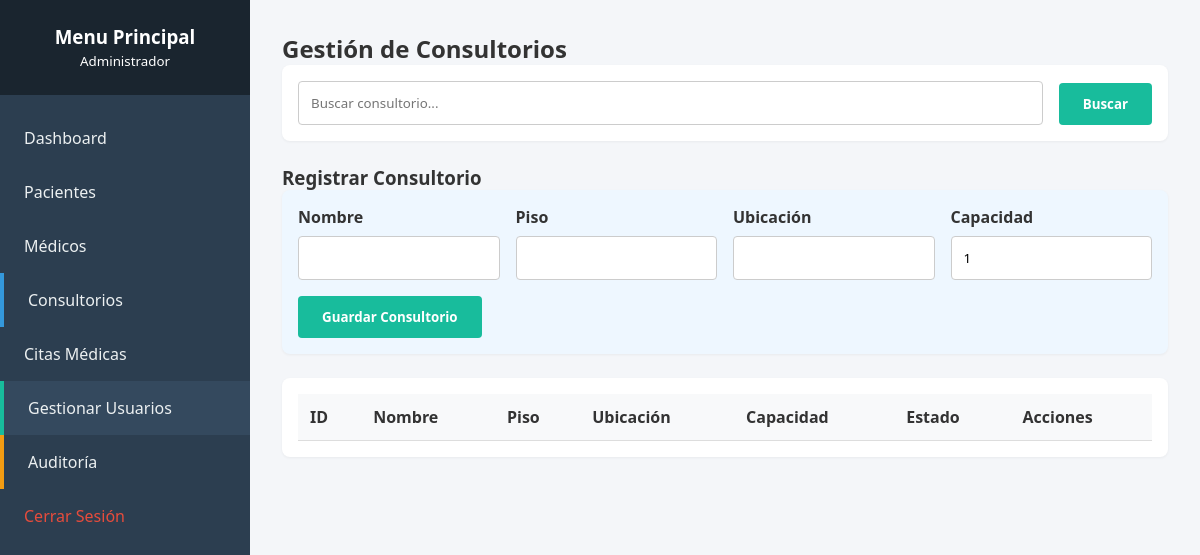
The app's page /consultorios.php (signed in), older data.
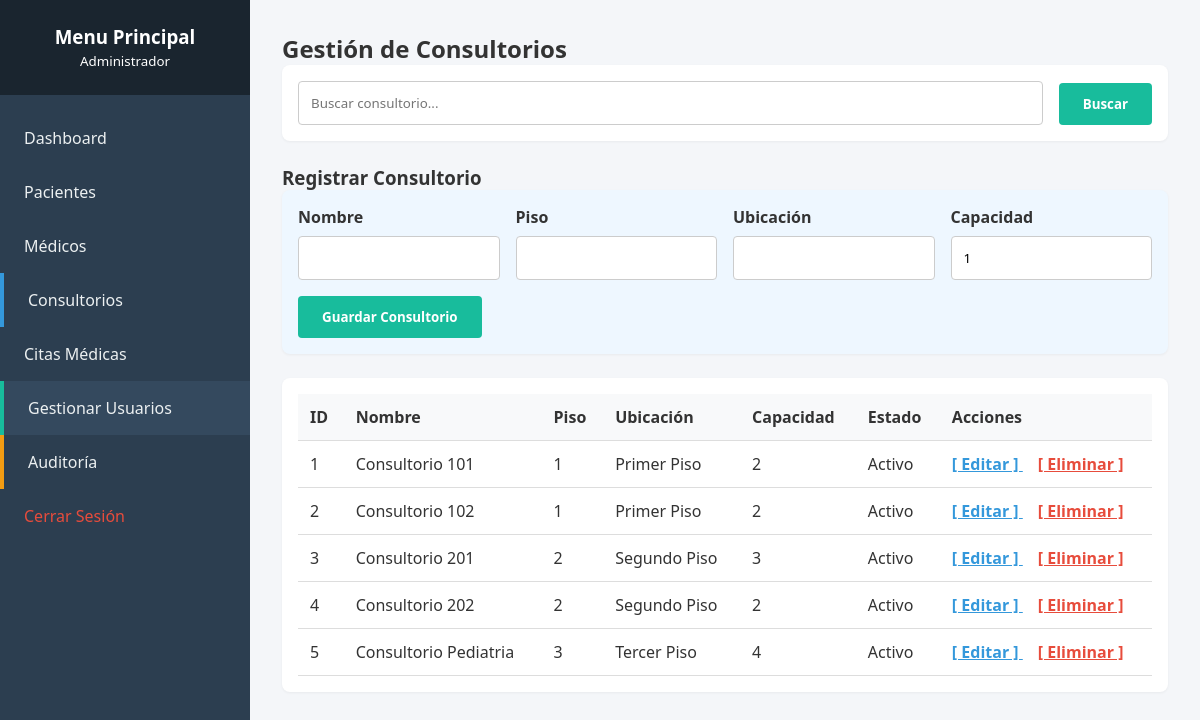
The same page, newer data.
### tables this page shows
CREATE TABLE consultorios (
    id_consultorio INT AUTO_INCREMENT PRIMARY KEY,
    nombre VARCHAR(50) NOT NULL,
    piso VARCHAR(20),
    ubicacion VARCHAR(100),
    capacidad INT DEFAULT 1,
    estado TINYINT(1) DEFAULT 1
);

### consultorios.php (the view, shortened to what this page needs)
<?php
require_once 'config/conexion.php';
$buscar = $_GET['buscar'] ?? '';
$sql = "
SELECT *
FROM consultorios
WHERE 1=1
";
$params = [];
$stmt = $pdo->prepare($sql);
$stmt->execute($params);
$consultorios = $stmt->fetchAll();
include 'includes/header.php';
include 'includes/sidebar.php';
?>
<div class="main-content">
<h2>Gestión de Consultorios</h2>
<form method="GET" class="filter-box">
<div class="form-group">
<input
type="text"
name="buscar"
class="form-control"
placeholder="Buscar consultorio..."
value="<?= htmlspecialchars($buscar); ?>">
</div>
<button
type="submit"
class="btn"
style="width:auto;">
Buscar
</button>
</form>
<h3>Registrar Consultorio</h3>
<form
action="consultorios.php"
method="POST"
class="filter-box"
style="background:#eef7ff;">
<div class="form-group">
<label>Nombre</label>
<input
type="text"
name="nombre"
class="form-control"
required>
</div>
<div class="form-group">
<label>Piso</label>
<input
type="text"
name="piso"
class="form-control">
</div>
<div class="form-group">
<label>Ubicación</label>
<input
type="text"
name="ubicacion"
class="form-control">
</div>
<div class="form-group">
<label>Capacidad</label>
<input
type="number"
name="capacidad"
class="form-control"
value="1"
min="1">
</div>
<button
type="submit"
class="btn"
style="width:auto;">
Guardar Consultorio
</button>
</form>
<div class="table-responsive">
<table>
<thead>
<tr>
<th>ID</th>
<th>Nombre</th>
<th>Piso</th>
<th>Ubicación</th>
<th>Capacidad</th>
<th>Estado</th>
<th>Acciones</th>
</tr>
</thead>
<tbody>
<?php foreach($consultorios as $c): ?>
<tr>
<td><?= $c['id_consultorio']; ?></td>
<td><?= htmlspecialchars($c['nombre']); ?></td>
<td><?= htmlspecialchars($c['piso']); ?></td>
<td><?= htmlspecialchars($c['ubicacion']); ?></td>
<td><?= $c['capacidad']; ?></td>
<td>
<?= $c['estado']
? 'Activo'
: 'Inactivo'; ?>
</td>
<td>
<a
href="editar_consultorio.php?id=<?= $c['id_consultorio']; ?>"
style="
color:#3498db;
font-weight:bold;
margin-right:15px;">
[ Editar ]
</a>
<a
href="consultorios.php?eliminar_id=<?= $c['id_consultorio']; ?>"
class="btn-delete"
style="
color:#e74c3c;
font-weight:bold;">
[ Eliminar ]
</a>
</td>
</tr>
<?php endforeach; ?>
</tbody>
</table>
</div>
</div>
</div>
</div>
</body>
</html>

### includes/header.php (shortened to what this page needs)
<!DOCTYPE html>
<html lang="es">
<head>
    <link rel="stylesheet" href="css/estilos.css">
</head>
<body>
    <div style="width: 100%; display: flex; flex-direction: column;">
        <div style="display: flex; flex: 1;">

### includes/sidebar.php
<div class="sidebar" id="sidebar">
    <div class="sidebar-header">
        <h3>Menu Principal</h3>
        <small><?= htmlspecialchars($_SESSION['usuario_rol']); ?></small>
    </div>
    <ul class="sidebar-menu">
    <li><a href="dashboard.php">Dashboard</a></li>
    <li><a href="pacientes.php">Pacientes</a></li>
    <li><a href="medicos.php">Médicos</a></li>
    <li>
        <a href="consultorios.php"
           style="border-left:4px solid #3498db;">
            Consultorios
        </a>
    </li>
    <li><a href="citas.php">Citas Médicas</a></li>
    <?php if ($_SESSION['usuario_rol'] === 'Administrador'): ?>
        <li>
            <a href="usuarios.php"
               style="background:#34495e;
               border-left:4px solid var(--secondary);">
               Gestionar Usuarios
            </a>
        </li>
        <li>
            <a href="auditoria.php"
               style="border-left:4px solid #f39c12;">
               Auditoría
            </a>
        </li>
    <?php endif; ?>
    <li>
        <a href="logout.php"
           style="color:#e74c3c;">
            Cerrar Sesión
        </a>
    </li>
</ul>
</div>

### css/estilos.css (style rules this page uses)
:root { --primary: #2c3e50; --secondary: #18bc9c; --background: #f4f6f9; --text: #333; --white: #ffffff; }
* { margin: 0; padding: 0; box-sizing: border-box; font-family: 'Segoe UI', sans-serif; }
body { background-color: var(--background); color: var(--text); display: flex; }
.form-group { margin-bottom: 1.2rem; }
.form-group label { display: block; margin-bottom: 0.5rem; font-weight: bold; }
.form-control { width: 100%; padding: 0.75rem; border: 1px solid #ccc; border-radius: 4px; }
.btn { background: var(--secondary); color: var(--white); border: none; padding: 0.75rem 1.5rem; cursor: pointer; border-radius: 4px; font-weight: bold; width: 100%; text-decoration: none; display: inline-block; text-align: center; }
.sidebar { width: 250px; background: var(--primary); min-height: 100vh; color: var(--white); transition: all 0.3s ease; }
.sidebar-header { padding: 1.5rem; text-align: center; background: #1a252f; }
.sidebar-menu { list-style: none; padding: 1rem 0; }
.sidebar-menu li a { color: #ecf0f1; text-decoration: none; padding: 1rem 1.5rem; display: block; }
.main-content { flex: 1; padding: 2rem; max-width: 100%; overflow-hidden; }
.table-responsive { overflow-x: auto; margin-top: 1.5rem; background: var(--white); padding: 1rem; border-radius: 8px; box-shadow: 0 1px 3px rgba(0,0,0,0.05); }
table { width: 100%; border-collapse: collapse; }
th, td { padding: 0.75rem; text-align: left; border-bottom: 1px solid #ddd; }
th { background-color: #f8f9fa; }
.filter-box { background: var(--white); padding: 1rem; border-radius: 8px; margin-bottom: 1.5rem; display: flex; gap: 1rem; flex-wrap: wrap; align-items: flex-end; box-shadow: 0 1px 3px rgba(0,0,0,0.05); }
.filter-box .form-group { margin: 0; flex: 1; min-width: 180px; }

Row changes from the older to the newer data that the page shows:
added consultorios: id_consultorio "1", nombre "Consultorio 101", piso "1", ubicacion "Primer Piso", capacidad "2", estado "Activo"
added consultorios: id_consultorio "2", nombre "Consultorio 102", piso "1", ubicacion "Primer Piso", capacidad "2", estado "Activo"
added consultorios: id_consultorio "3", nombre "Consultorio 201", piso "2", ubicacion "Segundo Piso", capacidad "3", estado "Activo"
added consultorios: id_consultorio "4", nombre "Consultorio 202", piso "2", ubicacion "Segundo Piso", capacidad "2", estado "Activo"
added consultorios: id_consultorio "5", nombre "Consultorio Pediatria", piso "3", ubicacion "Tercer Piso", capacidad "4", estado "Activo"
